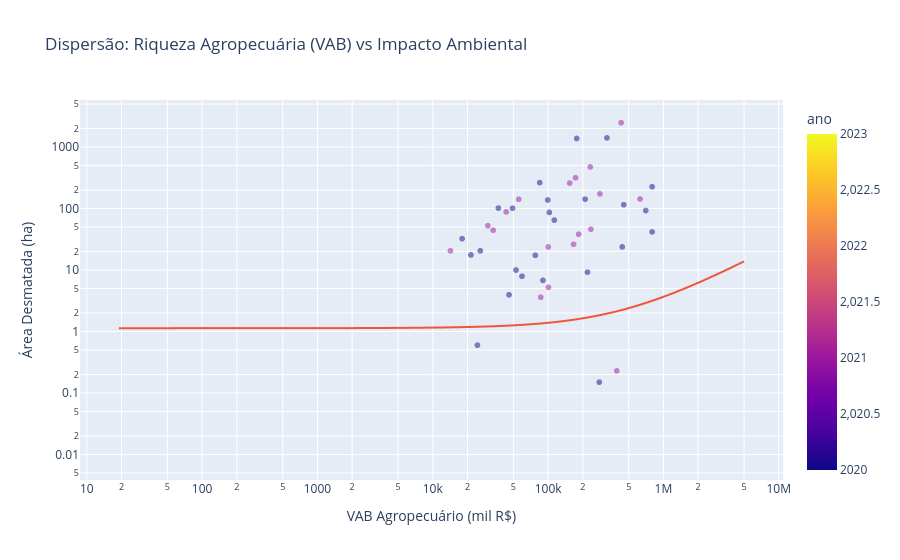

The notebook cell saved with this chart:
### Markdown cell above
## 2. Relação Econômica: O Dilema VAB Agro vs Desmatamento

### Análise de Relacionamento e Correlação
Uma justificativa comum para o desmatamento é a necessidade de expansão para gerar riqueza. No entanto, a correlação estatística de Pearson calculada (~0.0104) é extremamente baixa. Isso indica que, a nível municipal, **não existe um acoplamento linear** entre desmatar e enriquecer imediatamente o PIB agropecuário local.

**Justificativa Visual:** Utilizamos um **Gráfico de Dispersão (Scatter Plot) com Escala Logarítmica** nos dois eixos. 
- *Por que Log?* Os dados de VAB e Desmatamento possuem alta variância (municípios pequenos vs gigantes do agro). Sem o Log, os dados ficariam espremidos em um canto, impedindo a visualização da distribuição real.

### Code cell
# Scatter plot interativo com escala logarítmica para lidar com outliers
fig = px.scatter(
    df_serie, x='vab_agro_mil_reais', y='area_desmatada_ha', 
    hover_data=['cod_ibge', 'ano'], 
    title='Dispersão: Riqueza Agropecuária (VAB) vs Impacto Ambiental',
    labels={'vab_agro_mil_reais': 'VAB Agropecuário (mil R$)', 'area_desmatada_ha': 'Área Desmatada (ha)'},
    log_x=True, log_y=True,
    color='ano', opacity=0.5,
    trendline="ols" # Adiciona linha de tendência para visualizar a correlação real
)
fig.show()

corr = df_serie[['vab_agro_mil_reais', 'area_desmatada_ha']].corr().iloc[0, 1]
print(f"Coeficiente de Correlação de Pearson: {corr:.4f}")

### Figure 1 — Plotly figure (JSON) as saved in the notebook; plotly's stock layout.template omitted (floating-point values rounded to 4 significant figures; data arrays with more than 128 entries replaced by an {"elided": "..."} marker saying what was removed)
{"data": [{"customdata": {"elided": "22284x2 int values"}, "hovertemplate": "VAB Agropecuário (mil R$)=%{x}<br>Área Desmatada (ha)=%{y}<br>cod_ibge=%{customdata[0]}<br>ano=%{marker.color}<extra></extra>", "legendgroup": "", "marker": {"color": {"elided": "22284 int values"}, "coloraxis": "coloraxis", "opacity": 0.5, "symbol": "circle"}, "mode": "markers", "name": "", "showlegend": false, "type": "scattergl", "x": {"elided": "22284 float values"}, "xaxis": "x", "y": {"elided": "22284 float values"}, "yaxis": "y"}, {"hovertemplate": "<b>OLS trendline</b><br>area_desmatada_ha = 2.53636e-06 * vab_agro_mil_reais + 1.13258<br>R<sup>2</sup>=0.000108<br><br>VAB Agropecuário (mil R$)=%{x}<br>Área Desmatada (ha)=%{y} <b>(trend)</b><extra></extra>", "legendgroup": "", "marker": {"symbol": "circle"}, "mode": "lines", "name": "", "showlegend": false, "type": "scattergl", "x": {"elided": "22284 float values"}, "xaxis": "x", "y": {"elided": "22284 float values"}, "yaxis": "y"}], "layout": {"coloraxis": {"colorbar": {"title": {"text": "ano"}}, "colorscale": [[0, "#0d0887"], [0.1111, "#46039f"], [0.2222, "#7201a8"], [0.3333, "#9c179e"], [0.4444, "#bd3786"], [0.5556, "#d8576b"], [0.6667, "#ed7953"], [0.7778, "#fb9f3a"], [0.8889, "#fdca26"], [1, "#f0f921"]]}, "legend": {"tracegroupgap": 0}, "title": {"text": "Dispersão: Riqueza Agropecuária (VAB) vs Impacto Ambiental"}, "xaxis": {"anchor": "y", "domain": [0, 1], "title": {"text": "VAB Agropecuário (mil R$)"}, "type": "log"}, "yaxis": {"anchor": "x", "domain": [0, 1], "title": {"text": "Área Desmatada (ha)"}, "type": "log"}}}
